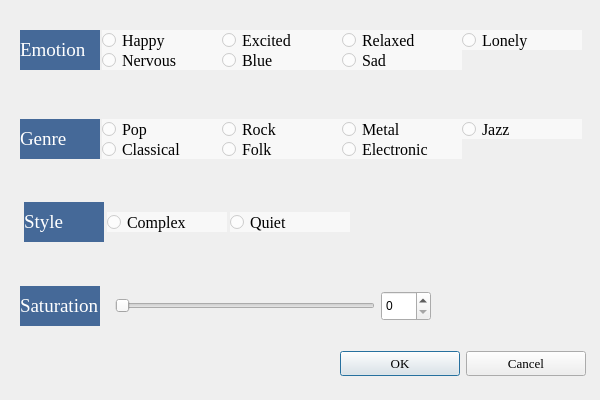
<?xml version="1.0" encoding="UTF-8"?>
<ui version="4.0">
 <class>advancedVDialog</class>
 <widget class="QDialog" name="advancedVDialog">
  <property name="geometry">
   <rect>
    <x>0</x>
    <y>0</y>
    <width>600</width>
    <height>400</height>
   </rect>
  </property>
  <property name="minimumSize">
   <size>
    <width>600</width>
    <height>400</height>
   </size>
  </property>
  <property name="maximumSize">
   <size>
    <width>600</width>
    <height>400</height>
   </size>
  </property>
  <property name="windowTitle">
   <string>Dialog</string>
  </property>
  <property name="styleSheet">
   <string notr="true">#advancedVDialog{border-image: url(:/Picture3.png);}</string>
  </property>
  <widget class="QWidget" name="gridLayoutWidget_3">
   <property name="geometry">
    <rect>
     <x>20</x>
     <y>119</y>
     <width>562</width>
     <height>61</height>
    </rect>
   </property>
   <layout class="QGridLayout" name="gridLayout_3">
    <property name="sizeConstraint">
     <enum>QLayout::SetMaximumSize</enum>
    </property>
    <property name="spacing">
     <number>0</number>
    </property>
    <item row="1" column="3">
     <widget class="QRadioButton" name="electronicButton">
      <property name="minimumSize">
       <size>
        <width>120</width>
        <height>20</height>
       </size>
      </property>
      <property name="maximumSize">
       <size>
        <width>120</width>
        <height>20</height>
       </size>
      </property>
      <property name="font">
       <font>
        <family>Times New Roman</family>
        <pointsize>12</pointsize>
       </font>
      </property>
      <property name="styleSheet">
       <string notr="true">background-color: rgba(255, 255, 255, 150);</string>
      </property>
      <property name="text">
       <string>Electronic</string>
      </property>
     </widget>
    </item>
    <item row="1" column="2">
     <widget class="QRadioButton" name="folkButton">
      <property name="minimumSize">
       <size>
        <width>120</width>
        <height>20</height>
       </size>
      </property>
      <property name="maximumSize">
       <size>
        <width>120</width>
        <height>20</height>
       </size>
      </property>
      <property name="font">
       <font>
        <family>Times New Roman</family>
        <pointsize>12</pointsize>
       </font>
      </property>
      <property name="styleSheet">
       <string notr="true">background-color: rgba(255, 255, 255, 150);</string>
      </property>
      <property name="text">
       <string>Folk</string>
      </property>
     </widget>
    </item>
    <item row="0" column="4">
     <widget class="QRadioButton" name="jazzButton">
      <property name="minimumSize">
       <size>
        <width>120</width>
        <height>20</height>
       </size>
      </property>
      <property name="maximumSize">
       <size>
        <width>120</width>
        <height>20</height>
       </size>
      </property>
      <property name="font">
       <font>
        <family>Times New Roman</family>
        <pointsize>12</pointsize>
       </font>
      </property>
      <property name="styleSheet">
       <string notr="true">background-color: rgba(255, 255, 255, 150);</string>
      </property>
      <property name="text">
       <string>Jazz</string>
      </property>
     </widget>
    </item>
    <item row="0" column="1">
     <widget class="QRadioButton" name="popButton">
      <property name="minimumSize">
       <size>
        <width>120</width>
        <height>20</height>
       </size>
      </property>
      <property name="maximumSize">
       <size>
        <width>120</width>
        <height>20</height>
       </size>
      </property>
      <property name="font">
       <font>
        <family>Times New Roman</family>
        <pointsize>12</pointsize>
       </font>
      </property>
      <property name="styleSheet">
       <string notr="true">background-color: rgba(255, 255, 255, 150);</string>
      </property>
      <property name="text">
       <string>Pop</string>
      </property>
     </widget>
    </item>
    <item row="0" column="2">
     <widget class="QRadioButton" name="rockButton">
      <property name="minimumSize">
       <size>
        <width>120</width>
        <height>20</height>
       </size>
      </property>
      <property name="maximumSize">
       <size>
        <width>120</width>
        <height>20</height>
       </size>
      </property>
      <property name="font">
       <font>
        <family>Times New Roman</family>
        <pointsize>12</pointsize>
       </font>
      </property>
      <property name="styleSheet">
       <string notr="true">background-color: rgba(255, 255, 255, 150);</string>
      </property>
      <property name="text">
       <string>Rock</string>
      </property>
     </widget>
    </item>
    <item row="1" column="1">
     <widget class="QRadioButton" name="classicalButton">
      <property name="minimumSize">
       <size>
        <width>120</width>
        <height>20</height>
       </size>
      </property>
      <property name="maximumSize">
       <size>
        <width>120</width>
        <height>20</height>
       </size>
      </property>
      <property name="font">
       <font>
        <family>Times New Roman</family>
        <pointsize>12</pointsize>
        <weight>50</weight>
        <bold>false</bold>
       </font>
      </property>
      <property name="styleSheet">
       <string notr="true">background-color: rgba(255, 255, 255, 150);</string>
      </property>
      <property name="text">
       <string>Classical</string>
      </property>
     </widget>
    </item>
    <item row="0" column="0" rowspan="2" alignment="Qt::AlignLeft">
     <widget class="QLabel" name="label_3">
      <property name="minimumSize">
       <size>
        <width>80</width>
        <height>40</height>
       </size>
      </property>
      <property name="maximumSize">
       <size>
        <width>80</width>
        <height>40</height>
       </size>
      </property>
      <property name="font">
       <font>
        <family>Times New Roman</family>
        <pointsize>14</pointsize>
       </font>
      </property>
      <property name="styleSheet">
       <string notr="true">background-color: rgba(51, 91, 143, 230);
color: rgb(255, 255, 255);</string>
      </property>
      <property name="text">
       <string>Genre</string>
      </property>
     </widget>
    </item>
    <item row="0" column="3">
     <widget class="QRadioButton" name="metalButton">
      <property name="minimumSize">
       <size>
        <width>120</width>
        <height>20</height>
       </size>
      </property>
      <property name="maximumSize">
       <size>
        <width>120</width>
        <height>20</height>
       </size>
      </property>
      <property name="font">
       <font>
        <family>Times New Roman</family>
        <pointsize>12</pointsize>
       </font>
      </property>
      <property name="styleSheet">
       <string notr="true">background-color: rgba(255, 255, 255, 150);</string>
      </property>
      <property name="text">
       <string>Metal</string>
      </property>
     </widget>
    </item>
   </layout>
  </widget>
  <widget class="QWidget" name="gridLayoutWidget_2">
   <property name="geometry">
    <rect>
     <x>20</x>
     <y>280</y>
     <width>561</width>
     <height>53</height>
    </rect>
   </property>
   <layout class="QGridLayout" name="gridLayout_2">
    <property name="sizeConstraint">
     <enum>QLayout::SetMaximumSize</enum>
    </property>
    <item row="0" column="2" rowspan="2">
     <widget class="QSpinBox" name="saturationspinBox">
      <property name="minimumSize">
       <size>
        <width>50</width>
        <height>30</height>
       </size>
      </property>
      <property name="maximumSize">
       <size>
        <width>50</width>
        <height>30</height>
       </size>
      </property>
     </widget>
    </item>
    <item row="0" column="1" rowspan="2">
     <widget class="QSlider" name="saturationSlider">
      <property name="minimumSize">
       <size>
        <width>260</width>
        <height>20</height>
       </size>
      </property>
      <property name="maximumSize">
       <size>
        <width>260</width>
        <height>20</height>
       </size>
      </property>
      <property name="orientation">
       <enum>Qt::Horizontal</enum>
      </property>
     </widget>
    </item>
    <item row="0" column="0" rowspan="2" alignment="Qt::AlignLeft">
     <widget class="QLabel" name="label_2">
      <property name="minimumSize">
       <size>
        <width>80</width>
        <height>40</height>
       </size>
      </property>
      <property name="maximumSize">
       <size>
        <width>80</width>
        <height>40</height>
       </size>
      </property>
      <property name="font">
       <font>
        <family>Times New Roman</family>
        <pointsize>14</pointsize>
       </font>
      </property>
      <property name="styleSheet">
       <string notr="true">background-color: rgba(51, 91, 143, 230);
color: rgb(255, 255, 255);</string>
      </property>
      <property name="text">
       <string>Saturation</string>
      </property>
     </widget>
    </item>
    <item row="0" column="3" rowspan="2">
     <spacer name="horizontalSpacer">
      <property name="orientation">
       <enum>Qt::Horizontal</enum>
      </property>
      <property name="sizeType">
       <enum>QSizePolicy::Fixed</enum>
      </property>
      <property name="sizeHint" stdset="0">
       <size>
        <width>150</width>
        <height>20</height>
       </size>
      </property>
     </spacer>
    </item>
   </layout>
  </widget>
  <widget class="QWidget" name="gridLayoutWidget">
   <property name="geometry">
    <rect>
     <x>20</x>
     <y>30</y>
     <width>562</width>
     <height>61</height>
    </rect>
   </property>
   <layout class="QGridLayout" name="gridLayout">
    <property name="sizeConstraint">
     <enum>QLayout::SetMaximumSize</enum>
    </property>
    <property name="spacing">
     <number>0</number>
    </property>
    <item row="0" column="4">
     <widget class="QRadioButton" name="adlonelyButton">
      <property name="minimumSize">
       <size>
        <width>120</width>
        <height>20</height>
       </size>
      </property>
      <property name="maximumSize">
       <size>
        <width>120</width>
        <height>20</height>
       </size>
      </property>
      <property name="font">
       <font>
        <family>Times New Roman</family>
        <pointsize>12</pointsize>
       </font>
      </property>
      <property name="styleSheet">
       <string notr="true">background-color: rgba(255, 255, 255, 150);</string>
      </property>
      <property name="text">
       <string>Lonely</string>
      </property>
     </widget>
    </item>
    <item row="0" column="2">
     <widget class="QRadioButton" name="adexcitedButton">
      <property name="minimumSize">
       <size>
        <width>120</width>
        <height>20</height>
       </size>
      </property>
      <property name="maximumSize">
       <size>
        <width>120</width>
        <height>20</height>
       </size>
      </property>
      <property name="font">
       <font>
        <family>Times New Roman</family>
        <pointsize>12</pointsize>
       </font>
      </property>
      <property name="styleSheet">
       <string notr="true">background-color: rgba(255, 255, 255, 150);</string>
      </property>
      <property name="text">
       <string>Excited</string>
      </property>
     </widget>
    </item>
    <item row="0" column="1">
     <widget class="QRadioButton" name="adhappyButton">
      <property name="minimumSize">
       <size>
        <width>120</width>
        <height>20</height>
       </size>
      </property>
      <property name="maximumSize">
       <size>
        <width>120</width>
        <height>20</height>
       </size>
      </property>
      <property name="font">
       <font>
        <family>Times New Roman</family>
        <pointsize>12</pointsize>
        <weight>50</weight>
        <bold>false</bold>
       </font>
      </property>
      <property name="styleSheet">
       <string notr="true">background-color: rgba(255, 255, 255, 150);</string>
      </property>
      <property name="text">
       <string>Happy</string>
      </property>
     </widget>
    </item>
    <item row="0" column="0" rowspan="2" alignment="Qt::AlignLeft">
     <widget class="QLabel" name="label">
      <property name="minimumSize">
       <size>
        <width>80</width>
        <height>40</height>
       </size>
      </property>
      <property name="maximumSize">
       <size>
        <width>80</width>
        <height>40</height>
       </size>
      </property>
      <property name="font">
       <font>
        <family>Times New Roman</family>
        <pointsize>14</pointsize>
       </font>
      </property>
      <property name="styleSheet">
       <string notr="true">background-color: rgba(51, 91, 143, 230);
color: rgb(255, 255, 255);</string>
      </property>
      <property name="text">
       <string>Emotion</string>
      </property>
     </widget>
    </item>
    <item row="1" column="1">
     <widget class="QRadioButton" name="adnervousButton">
      <property name="minimumSize">
       <size>
        <width>120</width>
        <height>20</height>
       </size>
      </property>
      <property name="maximumSize">
       <size>
        <width>120</width>
        <height>20</height>
       </size>
      </property>
      <property name="font">
       <font>
        <family>Times New Roman</family>
        <pointsize>12</pointsize>
       </font>
      </property>
      <property name="styleSheet">
       <string notr="true">background-color: rgba(255, 255, 255, 150);</string>
      </property>
      <property name="text">
       <string>Nervous</string>
      </property>
     </widget>
    </item>
    <item row="0" column="3">
     <widget class="QRadioButton" name="adrelaxedButton">
      <property name="minimumSize">
       <size>
        <width>120</width>
        <height>20</height>
       </size>
      </property>
      <property name="maximumSize">
       <size>
        <width>120</width>
        <height>20</height>
       </size>
      </property>
      <property name="font">
       <font>
        <family>Times New Roman</family>
        <pointsize>12</pointsize>
       </font>
      </property>
      <property name="styleSheet">
       <string notr="true">background-color: rgba(255, 255, 255, 150);</string>
      </property>
      <property name="text">
       <string>Relaxed</string>
      </property>
     </widget>
    </item>
    <item row="1" column="2">
     <widget class="QRadioButton" name="adblueButton">
      <property name="minimumSize">
       <size>
        <width>120</width>
        <height>20</height>
       </size>
      </property>
      <property name="maximumSize">
       <size>
        <width>120</width>
        <height>20</height>
       </size>
      </property>
      <property name="font">
       <font>
        <family>Times New Roman</family>
        <pointsize>12</pointsize>
       </font>
      </property>
      <property name="styleSheet">
       <string notr="true">background-color: rgba(255, 255, 255, 150);</string>
      </property>
      <property name="text">
       <string>Blue</string>
      </property>
     </widget>
    </item>
    <item row="1" column="3">
     <widget class="QRadioButton" name="adsadButton">
      <property name="minimumSize">
       <size>
        <width>120</width>
        <height>20</height>
       </size>
      </property>
      <property name="maximumSize">
       <size>
        <width>120</width>
        <height>20</height>
       </size>
      </property>
      <property name="font">
       <font>
        <family>Times New Roman</family>
        <pointsize>12</pointsize>
       </font>
      </property>
      <property name="styleSheet">
       <string notr="true">background-color: rgba(255, 255, 255, 150);</string>
      </property>
      <property name="text">
       <string>Sad</string>
      </property>
     </widget>
    </item>
   </layout>
  </widget>
  <widget class="QWidget" name="layoutWidget">
   <property name="geometry">
    <rect>
     <x>340</x>
     <y>350</y>
     <width>248</width>
     <height>27</height>
    </rect>
   </property>
   <layout class="QHBoxLayout" name="horizontalLayout">
    <item>
     <widget class="QPushButton" name="adokButton">
      <property name="minimumSize">
       <size>
        <width>120</width>
        <height>25</height>
       </size>
      </property>
      <property name="maximumSize">
       <size>
        <width>120</width>
        <height>25</height>
       </size>
      </property>
      <property name="font">
       <font>
        <family>Times New Roman</family>
        <pointsize>10</pointsize>
       </font>
      </property>
      <property name="text">
       <string>OK</string>
      </property>
     </widget>
    </item>
    <item>
     <widget class="QPushButton" name="adcancelButton">
      <property name="minimumSize">
       <size>
        <width>120</width>
        <height>25</height>
       </size>
      </property>
      <property name="maximumSize">
       <size>
        <width>120</width>
        <height>25</height>
       </size>
      </property>
      <property name="font">
       <font>
        <family>Times New Roman</family>
        <pointsize>10</pointsize>
       </font>
      </property>
      <property name="text">
       <string>Cancel</string>
      </property>
     </widget>
    </item>
   </layout>
  </widget>
  <widget class="QWidget" name="">
   <property name="geometry">
    <rect>
     <x>21</x>
     <y>201</y>
     <width>334</width>
     <height>42</height>
    </rect>
   </property>
   <layout class="QGridLayout" name="gridLayout_4">
    <property name="spacing">
     <number>0</number>
    </property>
    <item row="0" column="0">
     <widget class="QLabel" name="label_4">
      <property name="minimumSize">
       <size>
        <width>80</width>
        <height>40</height>
       </size>
      </property>
      <property name="maximumSize">
       <size>
        <width>80</width>
        <height>40</height>
       </size>
      </property>
      <property name="font">
       <font>
        <family>Times New Roman</family>
        <pointsize>14</pointsize>
       </font>
      </property>
      <property name="styleSheet">
       <string notr="true">background-color: rgba(51, 91, 143, 230);
color: rgb(255, 255, 255);
</string>
      </property>
      <property name="text">
       <string>Style</string>
      </property>
     </widget>
    </item>
    <item row="0" column="1">
     <widget class="QRadioButton" name="complexButton">
      <property name="minimumSize">
       <size>
        <width>120</width>
        <height>20</height>
       </size>
      </property>
      <property name="maximumSize">
       <size>
        <width>120</width>
        <height>20</height>
       </size>
      </property>
      <property name="font">
       <font>
        <family>Times New Roman</family>
        <pointsize>12</pointsize>
       </font>
      </property>
      <property name="styleSheet">
       <string notr="true">background-color: rgba(255, 255, 255, 150);</string>
      </property>
      <property name="text">
       <string>Complex</string>
      </property>
     </widget>
    </item>
    <item row="0" column="2">
     <widget class="QRadioButton" name="quietButton">
      <property name="minimumSize">
       <size>
        <width>120</width>
        <height>20</height>
       </size>
      </property>
      <property name="maximumSize">
       <size>
        <width>120</width>
        <height>20</height>
       </size>
      </property>
      <property name="font">
       <font>
        <family>Times New Roman</family>
        <pointsize>12</pointsize>
       </font>
      </property>
      <property name="styleSheet">
       <string notr="true">background-color: rgba(255, 255, 255, 150);</string>
      </property>
      <property name="text">
       <string>Quiet</string>
      </property>
     </widget>
    </item>
   </layout>
  </widget>
 </widget>
 <resources/>
 <connections>
  <connection>
   <sender>saturationSlider</sender>
   <signal>valueChanged(int)</signal>
   <receiver>saturationspinBox</receiver>
   <slot>setValue(int)</slot>
   <hints>
    <hint type="sourcelabel">
     <x>248</x>
     <y>304</y>
    </hint>
    <hint type="destinationlabel">
     <x>409</x>
     <y>299</y>
    </hint>
   </hints>
  </connection>
  <connection>
   <sender>saturationspinBox</sender>
   <signal>valueChanged(int)</signal>
   <receiver>saturationSlider</receiver>
   <slot>setValue(int)</slot>
   <hints>
    <hint type="sourcelabel">
     <x>404</x>
     <y>311</y>
    </hint>
    <hint type="destinationlabel">
     <x>245</x>
     <y>298</y>
    </hint>
   </hints>
  </connection>
 </connections>
</ui>
